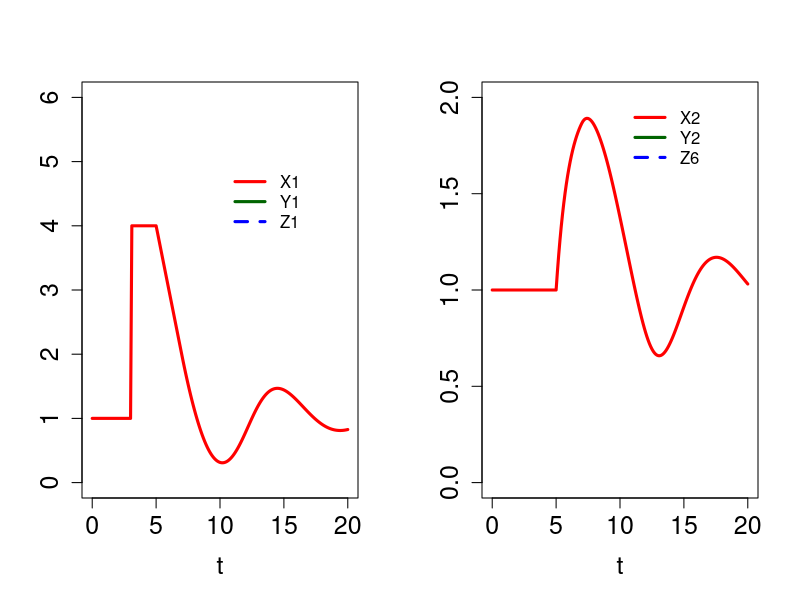
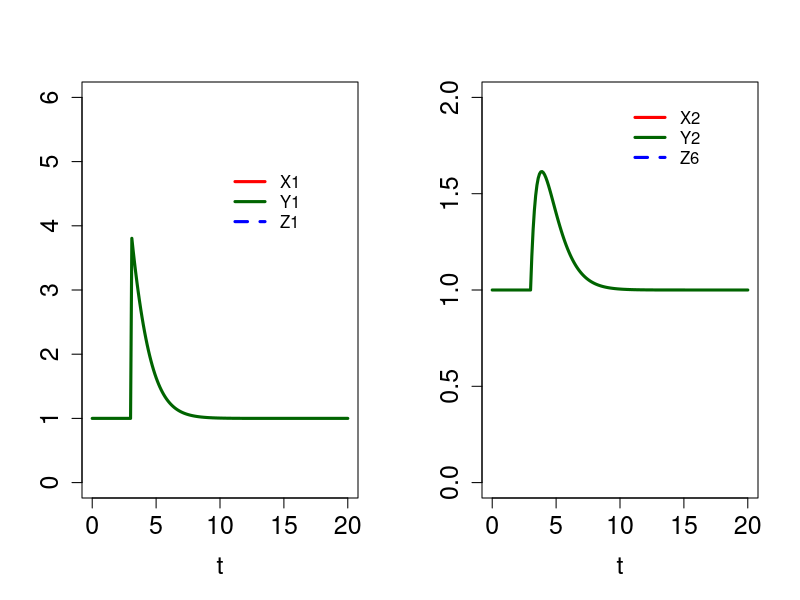
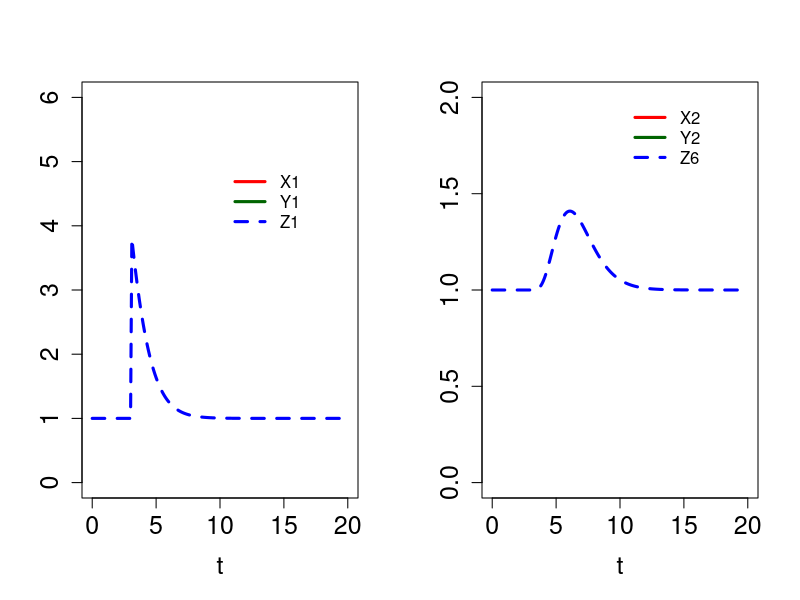
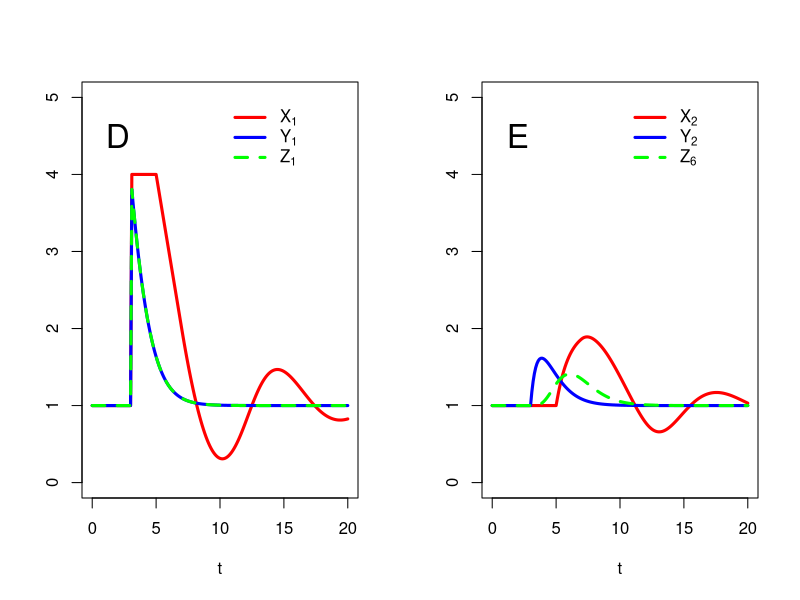

The R script that drew these images, in order:
# Depays and DDEs # Figure 1



rm(list = ls())



if(!require('deSolve',character.only = TRUE)) {install.packages('deSolve');library(deSolve)}		# install and call deSolve package

t = seq(0,20,.1)		# set time for simulation

Pars = c(			# Parameters		
	tau = 2,
	Bolus  = 0		
      )

######################################################################################################################################
##### system of delayed dif. eq. X

InitStateX=c(		# initial state of the variables
		X1 = 1,
		X2 = 1	
		)

EquationsX <- function(t, y, pars, tau)  		# DDE model 
        { 
        ### returns rate of change
        # t = model's time structure
        # initState = model initial state
        # pars = model parameters 

        with(as.list(c(y)), 
            {	
		tcount = t				# time sanity check
		tlag = t - tau			# time lag
		if (tlag <= 0) {X1_lag = 1} else {X1_lag = lagvalue(t=tlag,nr=1)}		# making sore that the lag does not get negative time values in the initial time points
		# VERY IMPORTANT : "lagvalue" is the function that retrives values from past times. If you are using more than one variable, you have to specify that variable are you retriving in "nr"
		# If  you want the lag value of the derivative, use "lagderiv". It works in a similar way to "lagvalue".

		eq1 = 1 - (X1_lag)^0.5
		eq2 = (X1_lag)^0.5 - X2

		dX1 = eq1
		dX2 = eq2

            return(list(dy = c(dX1,dX2),count=c(eq1,eq2),tcount=tcount,tlag=tlag,X1_lag=X1_lag))
            })
        }

perturbX = data.frame(var = 'X1', time = 3, value = 3, method = "add") #  method ("replace", "add", "multiply")		# perturbation done without rootfun

rootfun <- function(t, y, p) {return(t - 3)}; eventfun <- function(t, y, p) {return (c(y[1] +3, y[2]))}			# perturbation with rootfun triggering the events

outX = dede(			# run DEDE solver
		times = t,
		y = InitStateX,
		parms = Pars,
		func = EquationsX,
		tau = Pars[1],
		events = list(data = perturbX)) # 

		#rootfun = rootfun,
		#events = list(func = eventfun, root = TRUE)


par(mfrow=c(1,2))
plot(outX[,1],outX[,2],type='l',col='red',lwd=3,ylim=c(0,6),xlab='t',ylab='',cex.lab=1.5,cex.axis=1.5)
legend(10,5,legend=c('X1','Y1','Z1'),lty=c(1,1,2),lwd=c(3,3,3),col=c('red','darkgreen','blue'),bty="n")
plot(outX[,1],outX[,3],type='l',col='red',lwd=3,ylim=c(0,2),xlab='t',ylab='',cex.lab=1.5,cex.axis=1.5)
legend(10,2,legend=c('X2','Y2','Z6'),lty=c(1,1,2),lwd=c(3,3,3),col=c('red','darkgreen','blue'),bty="n")

##### system of delayed dif. eq. X
######################################################################################################################################



######################################################################################################################################
##### system of dif. eq. Y

InitStateY=c(		# initial state of the variables
		Y1 = 1,
		Y2 = 1 	
		)

EquationsY <- function(t, x, pars)  		# ODE model 
        { 
        ### returns rate of change
        # t = model's time structure
        # initState = model initial state
        # pars = model parameters 

        with(as.list(c(x, pars)), 
            {	

		dY1 = 2 + Bolus - tau * Y1^0.5
		dY2 = tau * Y1^0.5 - tau * Y2

            return(list(c(dY1,dY2),count=c(),signal = c()))
            })
        }

perturbY = data.frame(var = 'Y1', time = 3, value = 3, method = "add") #  method ("replace", "add", "multiply")		# perturbation

outY = ode(			# run ODE solver
		times = t,
		y = InitStateY,
		parms = Pars,
		func = EquationsY,
		events = list(data = perturbY)) #  

par(mfrow=c(1,2))
plot(outY[,1],outY[,2],type='l',col='darkgreen',lwd=3,ylim=c(0,6),xlab='t',ylab='',cex.lab=1.5,cex.axis=1.5)
legend(10,5,legend=c('X1','Y1','Z1'),lty=c(1,1,2),lwd=c(3,3,3),col=c('red','darkgreen','blue'),bty="n")
plot(outY[,1],outY[,3],type='l',col='darkgreen',lwd=3,ylim=c(0,2),xlab='t',ylab='',cex.lab=1.5,cex.axis=1.5)
legend(10,2,legend=c('X2','Y2','Z6'),lty=c(1,1,2),lwd=c(3,3,3),col=c('red','darkgreen','blue'),bty="n")

##### system of dif. eq. Y
######################################################################################################################################



######################################################################################################################################
##### system of dif. eq. Z

InitStateZ=c(		# initial state of the variables
		Z1 = 1,
		Z2 = 1, 	
		Z3 = 1,
		Z4 = 1, 	
		Z5 = 1,
		Z6 = 1 	
		)

EquationsZ <- function(t, x, pars)   		# ODE model 
        { 
        ### returns rate of change
        # t = model's time structure
        # initState = model initial state
        # pars = model parameters 

        with(as.list(c(x, pars)), 
            {	

		dZ1 = 2 + Bolus - tau * Z1^0.5
		dZ2 = tau * Z1^0.5 - tau * Z2
		dZ3 = tau * Z2 - tau * Z3
		dZ4 = tau * Z3 - tau * Z4
		dZ5 = tau * Z4 - tau * Z5
		dZ6 = tau * Z5 - 2 * Z6

            return(list(c(dZ1,dZ2,dZ3,dZ4,dZ5,dZ6),count=c(),signal = c()))
            })
        }

perturbZ = data.frame(var = 'Z1', time = 3, value = 3, method = "add") #  method ("replace", "add", "multiply")		# perturbation

outZ = ode(			# run ODE solver
		times = t,
		y = InitStateZ,
		parms = Pars,
		func = EquationsZ,
		events = list(data = perturbZ)) #  

par(mfrow=c(1,2))
plot(outZ[,1],outZ[,2],type='l',lty=2,col='blue',lwd=3,ylim=c(0,6),xlab='t',ylab='',cex.lab=1.5,cex.axis=1.5)
legend(10,5,legend=c('X1','Y1','Z1'),lty=c(1,1,2),lwd=c(3,3,3),col=c('red','darkgreen','blue'),bty="n")
plot(outZ[,1],outZ[,7],type='l',lty=2,col='blue',lwd=3,ylim=c(0,2),xlab='t',ylab='',cex.lab=1.5,cex.axis=1.5)
legend(10,2,legend=c('X2','Y2','Z6'),lty=c(1,1,2),lwd=c(3,3,3),col=c('red','darkgreen','blue'),bty="n")

##### system of dif. eq. Y
######################################################################################################################################



# tiff("Fig_delays1.tiff", height = 10, width = 20, units = 'cm',compression = "lzw", res = 300)

par(mfrow=c(1,2))

plot(outX[,1],outX[,2],type='l',col='red',lwd=3,ylim=c(0,5),xlab='t',ylab='',cex.lab=1,cex.axis=1)
lines(outY[,1],outY[,2],col='blue',lwd=3)
lines(outZ[,1],outZ[,2],lty=2,col='green',lwd=3)
legend(10,5,legend=c(expression('X'[1]),expression('Y'[1]),expression('Z'[1])),lty=c(1,1,2),lwd=c(3,3,3),col=c('red','blue','green'),bty="n")
text(2,4.5,labels = "D",cex=2)

plot(outX[,1],outX[,3],type='l',col='red',lwd=3,ylim=c(0,5),xlab='t',ylab='',cex.lab=1,cex.axis=1)
lines(outY[,1],outY[,3],type='l',col='blue',lwd=3)
lines(outZ[,1],outZ[,7],lty=2,col='green',lwd=3)
legend(10,5,legend=c(expression('X'[2]),expression('Y'[2]),expression('Z'[6])),lty=c(1,1,2),lwd=c(3,3,3),col=c('red','blue','green'),bty="n")
text(2,4.5,labels = "E",cex=2)

# dev.off()
